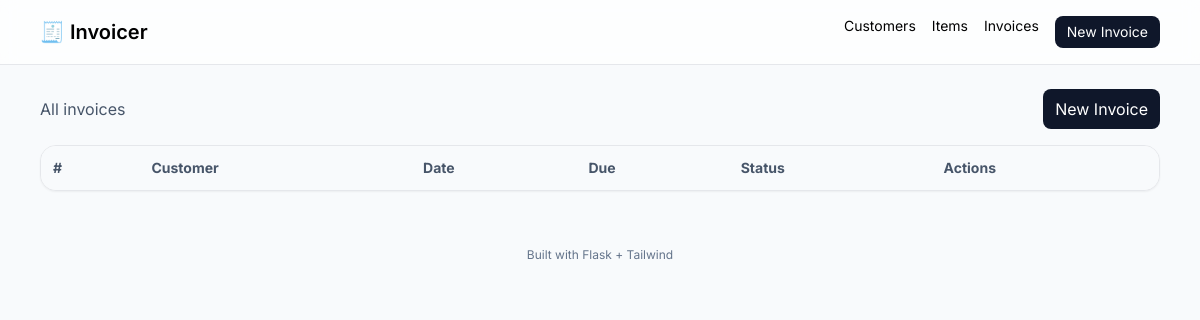
The app's page /invoices, older data.
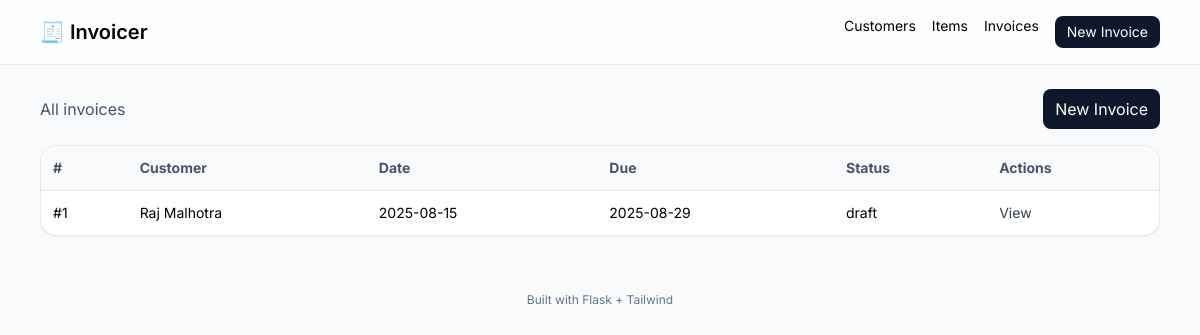
The same page, newer data.
### app.py (models this page shows)
class Invoice(db.Model):
    id = db.Column(db.Integer, primary_key=True)
    customer_id = db.Column(db.Integer, db.ForeignKey("customer.id"), nullable=False)
    customer = db.relationship("Customer", backref=db.backref("invoices", lazy=True))
    date = db.Column(db.Date, default=datetime.utcnow)
    due_date = db.Column(db.Date)
    notes = db.Column(db.Text)
    status = db.Column(db.String(20), default="draft")  # draft/sent/paid

class Customer(db.Model):
    id = db.Column(db.Integer, primary_key=True)
    name = db.Column(db.String(120), nullable=False)
    email = db.Column(db.String(200), nullable=False)
    phone = db.Column(db.String(50))
    address = db.Column(db.String(200))
    city = db.Column(db.String(100))
    state = db.Column(db.String(50))
    postal_code = db.Column(db.String(20))
    created_at = db.Column(db.DateTime, default=datetime.utcnow)

### app.py (the view)
@app.route("/invoices")
def invoices():
    rows = Invoice.query.order_by(Invoice.id.desc()).all()
    return render_template("invoices.html", invoices=rows)

### templates/invoices.html (shortened to what this page needs)
{% extends "base.html" %}
{% block content %}
<div class="flex items-center justify-between mb-4">
  <div class="text-slate-600">All invoices</div>
  <a href="{{ url_for('invoices_new') }}" class="px-3 py-2 rounded-lg bg-slate-900 text-white">New Invoice</a>
</div>
<div class="bg-white rounded-2xl shadow-sm border overflow-hidden">
  <table class="w-full text-sm">
    <thead class="bg-slate-50 text-slate-600">
      <tr>
        <th class="text-left p-3">#</th>
        <th class="text-left p-3">Customer</th>
        <th class="text-left p-3">Date</th>
        <th class="text-left p-3">Due</th>
        <th class="text-left p-3">Status</th>
        <th class="text-left p-3">Actions</th>
      </tr>
    </thead>
    <tbody>
      {% for inv in invoices %}
      <tr class="border-t">
        <td class="p-3">#{{ inv.id }}</td>
        <td class="p-3">{{ inv.customer.name }}</td>
        <td class="p-3">{{ inv.date.strftime('%Y-%m-%d') if inv.date }}</td>
        <td class="p-3">{{ inv.due_date.strftime('%Y-%m-%d') if inv.due_date }}</td>
        <td class="p-3">{{ inv.status }}</td>
        <td class="p-3">
          <a class="text-slate-700 hover:underline" href="{{ url_for('invoice_view', iid=inv.id) }}">View</a>
        </td>
      </tr>
      {% endfor %}
    </tbody>
  </table>
</div>
{% endblock %}

### templates/base.html (shortened to what this page needs)
<!doctype html>
<html lang="en">
<head>
  <script src="https://cdn.tailwindcss.com"></script>
</head>
<body class="bg-slate-50">
  <header class="backdrop-blur bg-white/70 border-b">
    <div class="max-w-6xl mx-auto px-4 py-4 flex items-center justify-between">
      <a href="{{ url_for('index') }}" class="text-xl font-semibold">🧾 Invoicer</a>
      <nav class="flex gap-4 text-sm">
        <a class="hover:underline" href="{{ url_for('customers') }}">Customers</a>
        <a class="hover:underline" href="{{ url_for('products') }}">Items</a>
        <a class="hover:underline" href="{{ url_for('invoices') }}">Invoices</a>
        <a class="px-3 py-1.5 rounded-lg bg-slate-900 text-white hover:bg-slate-800" href="{{ url_for('invoices_new') }}">New Invoice</a>
      </nav>
    </div>
  </header>
  <main class="max-w-6xl mx-auto px-4 py-6">
    {% block content %}{% endblock %}
  </main>
  <footer class="text-center text-xs text-slate-500 py-8">Built with Flask + Tailwind</footer>
</body>
</html>

### templates/base.html (style rules this page uses)
body { font-family: Inter, system-ui, -apple-system, Segoe UI, Roboto, Arial; }

Row changes from the older to the newer data that the page shows:
added Invoice: id "1", customer.name "Raj Malhotra", date "2025-08-15", due_date "2025-08-29", status "draft"
